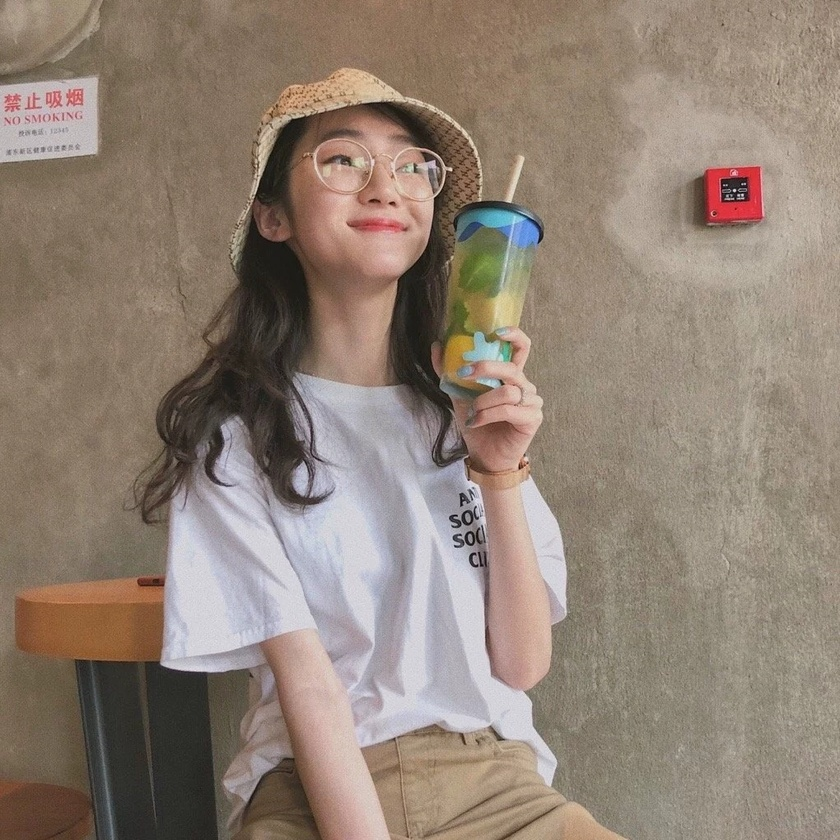
//> input picture opencv 图像读取存储直方图/image/To_read.jpg, 840 x 840 px, shrunk from 1020 x 1020 before the run
$ ./image   (built with g++ and OpenCV 4)
//> lines starting //> are read from the running program, lines starting //| are printed output that depends on the picture
#include<opencv2/opencv.hpp>
using namespace cv;

Mat src;
int histSize = 30;
void histBar(int, void*);
int main()
{

	src = imread("To_read.jpg"); //读取图片
//> src is the input picture: 840 rows x 840 cols, CV_8UC3; mean B, G, R 117.1, 129.8, 144.9
	if (src.empty())
	{
		printf("can not load image \n");
		return -1;
	}
	namedWindow("image", WINDOW_AUTOSIZE); //创建显示窗口

	imshow("image", src);  //显示图片
	imwrite("save.jpg", src); //存储图片
	cvtColor(src, src, COLOR_BGR2GRAY);  //灰度转换
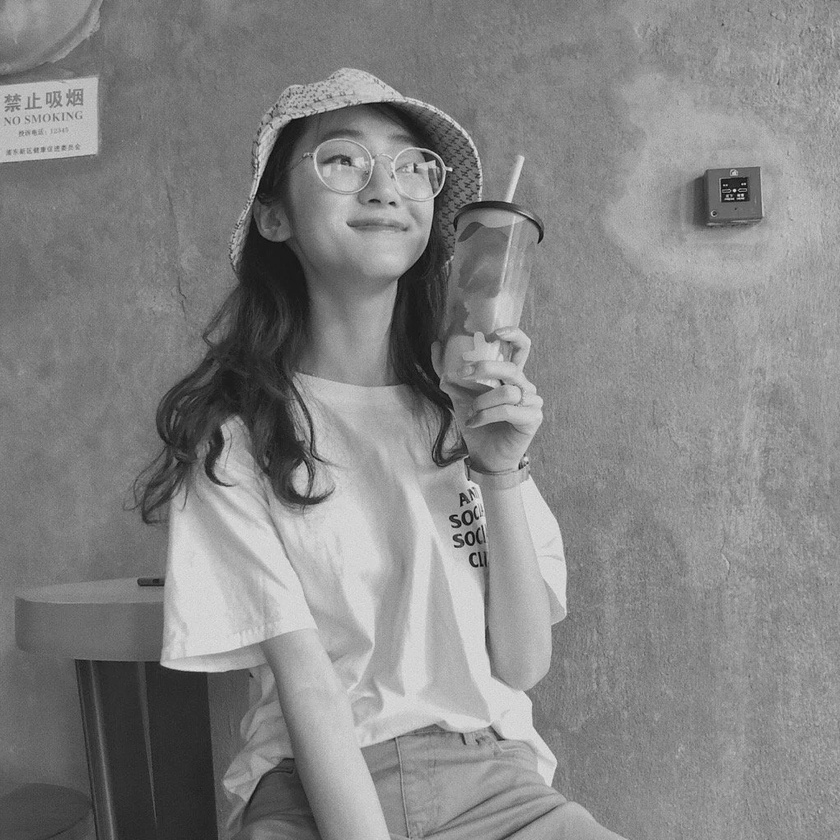
//> src: 840 rows x 840 cols, CV_8UC1; min 2, max 233, mean 132.9
	namedWindow("histogram", WINDOW_AUTOSIZE);
	createTrackbar("histSize:", "histogram", &histSize, 500, histBar);  //直方图

	waitKey(0);
	return 0;

}

void histBar(int, void*)
{
	MatND hist;
	float range[] = { 0, 255 };
	const float* ranges = { range };
	//计算直方图
	calcHist(&src, 1, 0, Mat(), hist, 1, &histSize, &ranges, true, false);
//> hist = 30 values, max 86126 at index 14, min 0 at index 28, mean 23520; histSize = 30
	//将直方图bin的数值归一化到0-255
	normalize(hist, hist, 0, 255, NORM_MINMAX, -1, Mat());
//> hist = 30 values, max 255 at index 14, min 0 at index 28, mean 69.64

	//显示直方图
	int binsW = cvRound((double)500 / histSize);
//> binsW = 17
	Mat histImg = Mat::zeros(500, 500, CV_8UC3);
	RNG rng(123);
	for (int i = 0; i < histSize; i++)
	{
		Scalar color = Scalar(rng.uniform(0, 255), rng.uniform(0, 255), rng.uniform(0, 255));
		rectangle(histImg, Point(i * binsW, 500), Point((i + 1) * binsW, 500 - cvRound(hist.at<float>(i) * 500 / 255.0)), color, -1);
	}
//> this loop made 30 passes
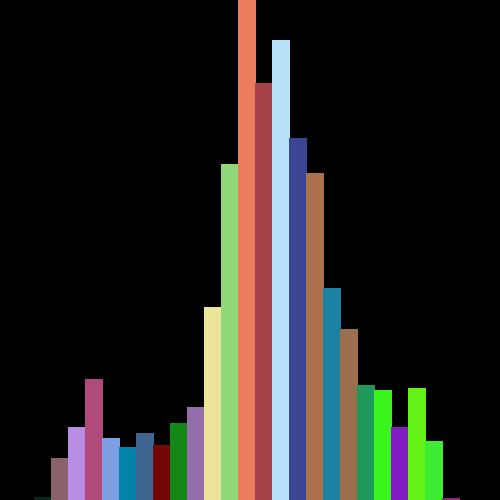
//> histImg: 500 rows x 500 cols, CV_8UC3; mean B, G, R 34.9, 39.5, 40.1
	imshow("histogram", histImg);
}
